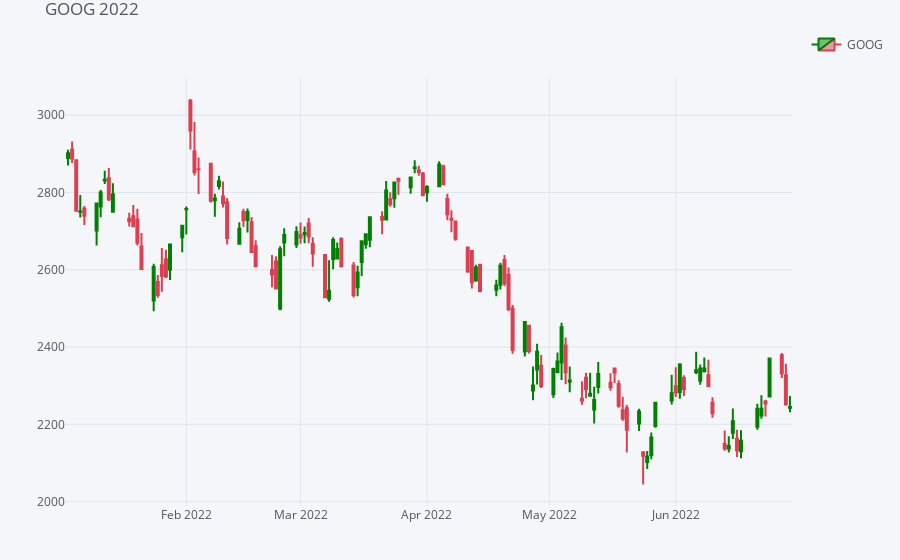

Notebook code for this chart:
### Markdown cell above
Like Plotly, the plot created by Cufflinks is interactive — you can zoom into parts of the plot that you want to focus on and hovering over a particular candlestick will display the trading details.

### Code cell
# changing the colors to green and red

qf = cf.QuantFig(df, title='GOOG 2022', name='GOOG',
                up_color = 'green',
                down_color = 'red')

qf.iplot()
